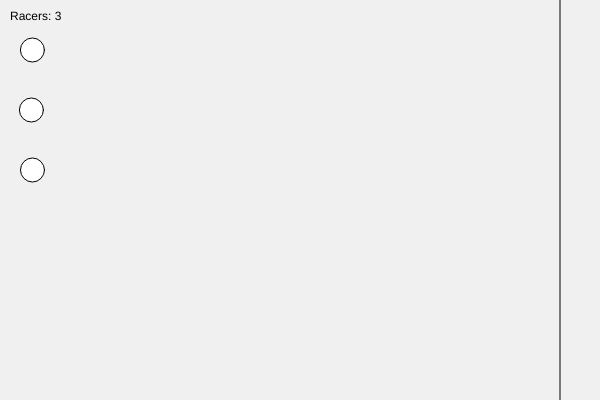
Frame 1 (no input)
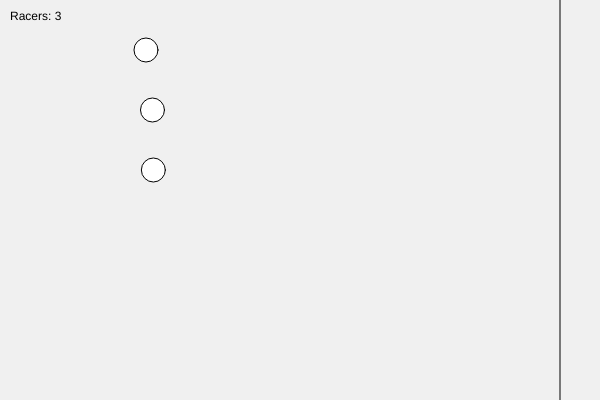
Frame 60 (no input)
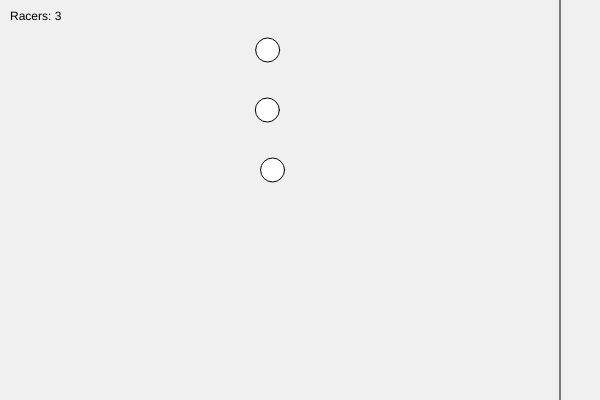
Frame 120 (the mouse pressed at the canvas centre since frame 60)

The p5.js sketch that drew these frames (run headless with seeded random() and noise() and a simulated clock; from frame 60 on, the mouse is pressed at the canvas centre):

// p5.js sketch
// ── sketch.js
let racerXs = [30, 30, 30];
let startY = 50;
let yStep = 60;
let finishX = 560;

function setup() {
  createCanvas(600, 400);
}

function draw() {
  background(240);
  text("Racers: " + racerXs.length, 10, 20);
  line(finishX, 0, finishX, height);
  for (let i = 0; i < racerXs.length; i++) {
    let y = startY + yStep * i;
    if (racerXs[i] < finishX) {
      racerXs[i] += random(1, 3);
    }
    circle(racerXs[i], y, 24);
  }
}

function keyPressed() {
  if (key === "a") {
    racerXs.push(30);
  }

  if (key === "d") {
    if (racerXs.length > 0) {
      racerXs.pop();
    }
  }
}
